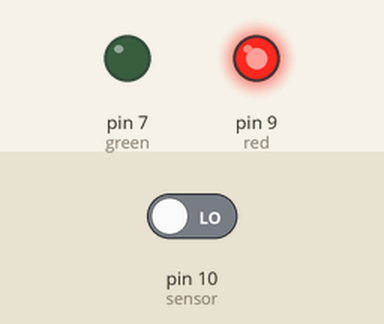
Bench run of a sketch on a simulated Arduino Uno, built with avr-gcc and run on an emulated ATmega328P. On the bench: output pins drawn as LEDs (lit = HIGH). The test bench sets the inputs (shaded band); at power-on: pin 10 (sensor) LOW.

Above: at 1.2 s.
1.3 s: pin 10 (sensor) driven HIGH
At 1.7 s:
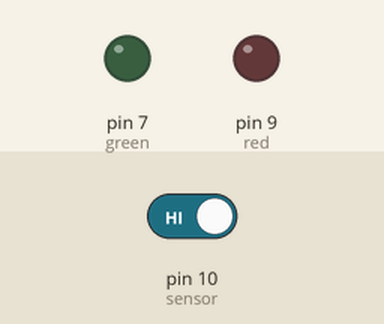
At 2.4 s:
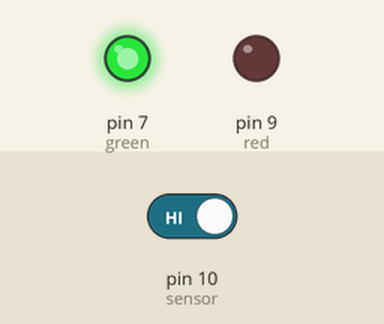
Timing chart, 0 to 8.8 s (numbered marks = the images above; inputs shaded):
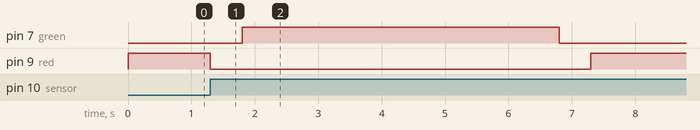

Measured:
- after the input at 1.3 s, pin 7 (green): LOW → HIGH after 0.50 s, → LOW 5.0 s later; pin 9 (red): HIGH → LOW at once, → HIGH 6.0 s later

The sketch:

sensor-based.ino
```cpp
int red = 9;
int green = 7;
int sensor = 10;

int trafficLightState = LOW;
int greenLightTime = 5000;

void setup() {
  // put your setup code here, to run once:
  pinMode(red, OUTPUT);
  pinMode(green, OUTPUT);
  pinMode(sensor, INPUT);

  digitalWrite(red, HIGH);
}
void cycle_lights() {
  // switch from red to green
  digitalWrite(red, LOW);
  delay(500);
  digitalWrite(green, HIGH);

  delay(greenLightTime);

  // switch from green to red
  digitalWrite(green, LOW);
  delay(500);
  digitalWrite(red, HIGH);
}

void loop() {
  // put your main code here, to run repeatedly:
  int reading = digitalRead(sensor);

  if (reading == HIGH) {
    // reading will be high on object entry and exit,
    // but we don't want to cycle lights on consecutive HIGHs.
    if (trafficLightState == LOW) {
      cycle_lights();
      trafficLightState = HIGH;
    }
  } else {
    trafficLightState = LOW;
  }

}
```
